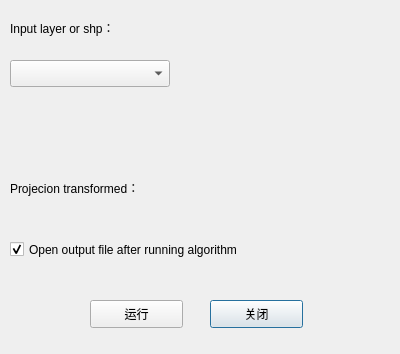
<?xml version="1.0" encoding="UTF-8"?>
<ui version="4.0">
 <class>TransformProjDialog</class>
 <widget class="QDialog" name="TransformProjDialog">
  <property name="geometry">
   <rect>
    <x>0</x>
    <y>0</y>
    <width>400</width>
    <height>354</height>
   </rect>
  </property>
  <property name="windowTitle">
   <string>Transform projection</string>
  </property>
  <property name="windowIcon">
   <iconset resource="../resources.qrc">
    <normaloff>:/plugins/CartoGrapher/resources/m.svg</normaloff>:/plugins/CartoGrapher/resources/m.svg</iconset>
  </property>
  <widget class="QgsProjectionSelectionWidget" name="Proj_selectBox">
   <property name="geometry">
    <rect>
     <x>10</x>
     <y>120</y>
     <width>231</width>
     <height>27</height>
    </rect>
   </property>
  </widget>
  <widget class="QgsMapLayerComboBox" name="layerCbmBox">
   <property name="geometry">
    <rect>
     <x>10</x>
     <y>60</y>
     <width>160</width>
     <height>27</height>
    </rect>
   </property>
  </widget>
  <widget class="QLabel" name="label_5">
   <property name="geometry">
    <rect>
     <x>10</x>
     <y>20</y>
     <width>171</width>
     <height>16</height>
    </rect>
   </property>
   <property name="text">
    <string>Input layer or shp：</string>
   </property>
  </widget>
  <widget class="QLabel" name="label_7">
   <property name="geometry">
    <rect>
     <x>10</x>
     <y>180</y>
     <width>191</width>
     <height>16</height>
    </rect>
   </property>
   <property name="text">
    <string>Projecion transformed：</string>
   </property>
  </widget>
  <widget class="QCheckBox" name="output_checkBox_2">
   <property name="geometry">
    <rect>
     <x>10</x>
     <y>240</y>
     <width>351</width>
     <height>19</height>
    </rect>
   </property>
   <property name="text">
    <string>Open output file after running algorithm</string>
   </property>
   <property name="checked">
    <bool>true</bool>
   </property>
  </widget>
  <widget class="QgsFileWidget" name="output_file">
   <property name="geometry">
    <rect>
     <x>10</x>
     <y>200</y>
     <width>321</width>
     <height>27</height>
    </rect>
   </property>
  </widget>
  <widget class="QPushButton" name="closeBtn">
   <property name="geometry">
    <rect>
     <x>210</x>
     <y>300</y>
     <width>93</width>
     <height>28</height>
    </rect>
   </property>
   <property name="text">
    <string>关闭</string>
   </property>
  </widget>
  <widget class="QPushButton" name="runBtn">
   <property name="geometry">
    <rect>
     <x>90</x>
     <y>300</y>
     <width>93</width>
     <height>28</height>
    </rect>
   </property>
   <property name="text">
    <string>运行</string>
   </property>
  </widget>
 </widget>
 <customwidgets>
  <customwidget>
   <class>QgsFileWidget</class>
   <extends>QWidget</extends>
   <header>qgsfilewidget.h</header>
  </customwidget>
  <customwidget>
   <class>QgsMapLayerComboBox</class>
   <extends>QComboBox</extends>
   <header>qgsmaplayercombobox.h</header>
  </customwidget>
  <customwidget>
   <class>QgsProjectionSelectionWidget</class>
   <extends>QWidget</extends>
   <header>qgsprojectionselectionwidget.h</header>
  </customwidget>
 </customwidgets>
 <resources>
  <include location="../resources.qrc"/>
 </resources>
 <connections/>
</ui>
